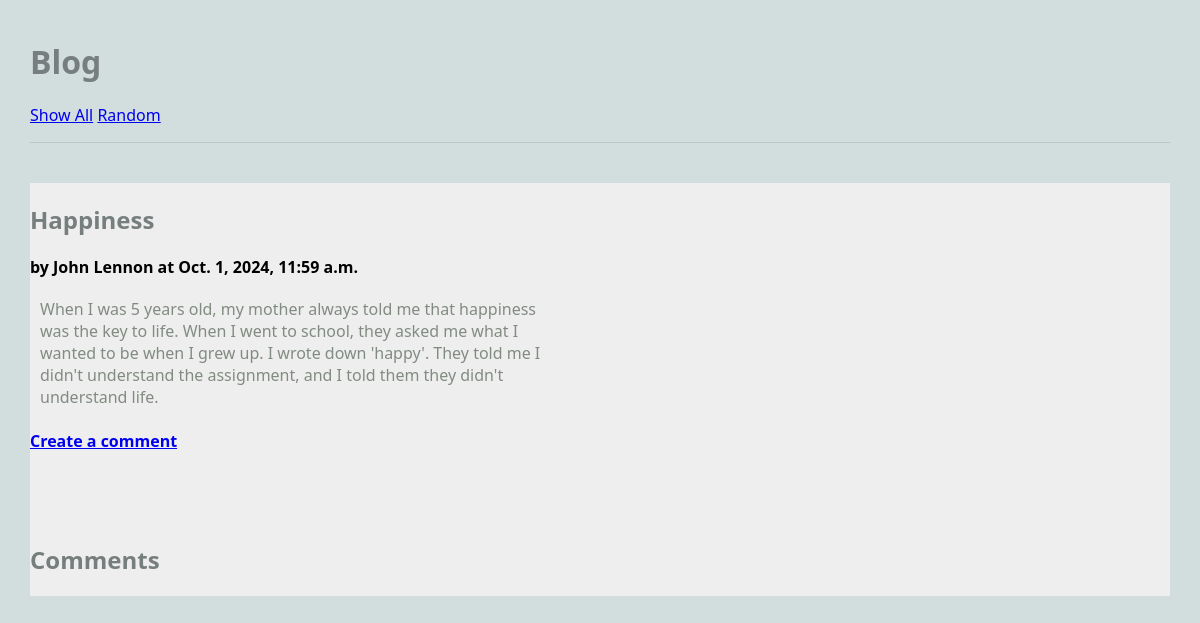
The page /blog/article/1 on the database as committed earlier.
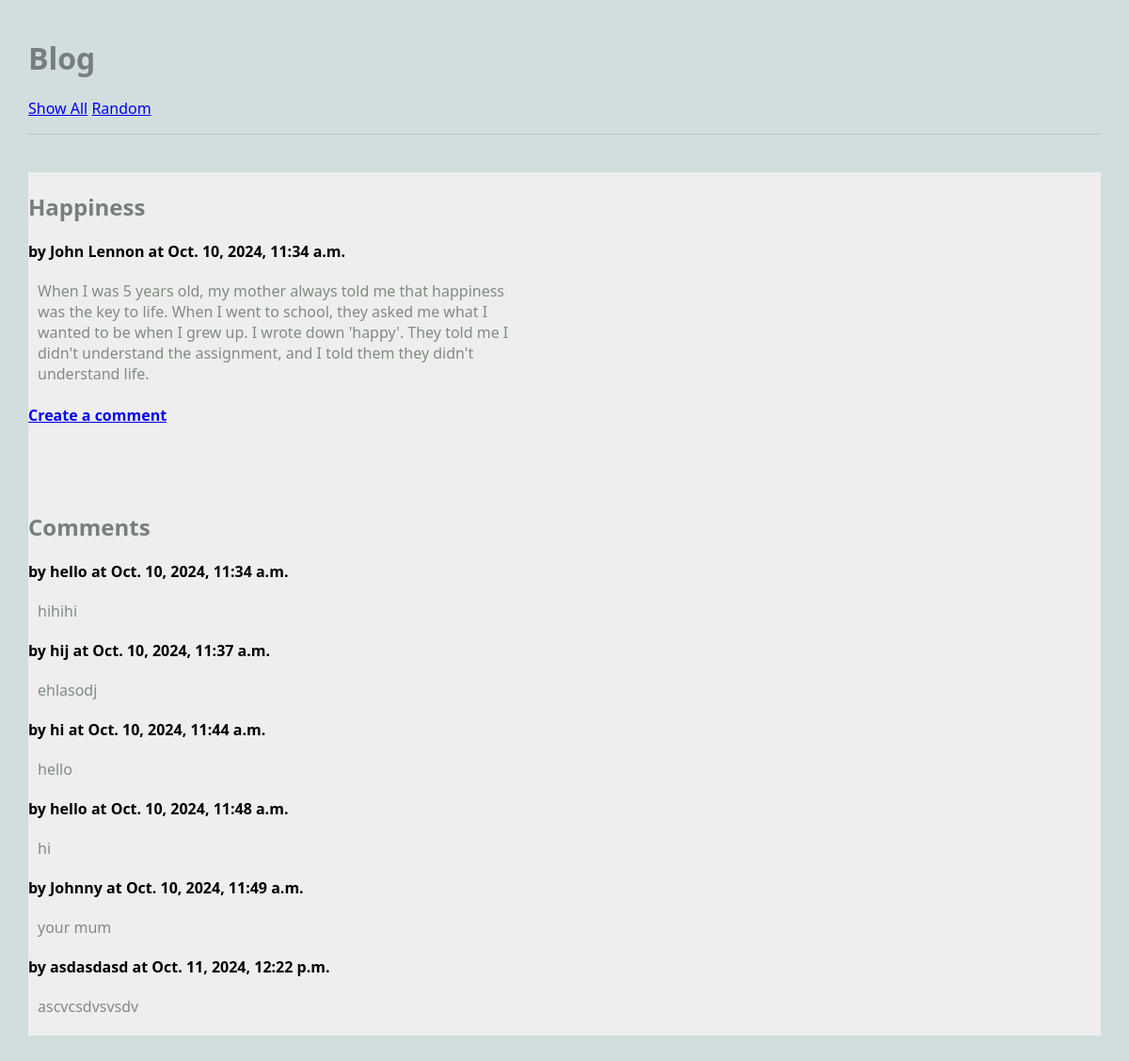
The same page on the database as committed later.
### blog/models.py (models this page shows, shortened)
class Article(models.Model):
    title = models.TextField(blank=False)
    author = models.TextField(blank=False)
    text = models.TextField(blank=False)
    published = models.DateTimeField(auto_now=True)
    def get_comments(self):
        comments = Comment.objects.filter(article=self)
        return comments

class Comment(models.Model):
    article = models.ForeignKey("Article", on_delete=models.CASCADE)
    author = models.TextField(blank=False)
    text = models.TextField(blank=False)
    published = models.DateTimeField(auto_now=True)
    def __str__(self):
        return f'{self.text}'

### blog/views.py (the view)
# urls.py: path('article/<int:pk>', views.ArticlePageView.as_view(), name='article'),
class ArticlePageView(DetailView):
    model = Article
    template_name = 'blog/article.html' ## reusing same template!!
    context_object_name = 'article'

### blog/templates/blog/article.html (shortened to what this page needs)
{% extends 'blog/base.html' %}
{% block content %}
<main class="grid-container">
    <article class="featured">
        <div>
        <h2>{{article.title}}</h2>
        <strong>by {{article.author}} at {{article.published}}</strong>
        <p>
        {{article.text}}
        </p>
        <h4>
            <a href = "{% url 'create_comment' article.pk%}">Create a comment</a> </h4>
        </div>
    </article>
    <div>
    <h2>Comments</h2>
    {% for c in article.get_comments %}
    <article>
        <div>
        <strong>by {{c.author}} at {{c.published}}</strong>
        <p>
        {{c.text}}
        </div>
    </article>
    {% endfor %}
</div>
</main>
{% endblock %}

Rows that differ between the two databases and show on the page:
changed Article "Happiness": published "Oct. 1, 2024, 11:59 a.m." → "Oct. 10, 2024, 11:34 a.m."
added Comment: author "hello", published "Oct. 10, 2024, 11:34 a.m.", text "hihihi"
added Comment: author "hij", published "Oct. 10, 2024, 11:37 a.m.", text "ehlasodj"
added Comment: author "hi", published "Oct. 10, 2024, 11:44 a.m.", text "hello"
added Comment: author "hello", published "Oct. 10, 2024, 11:48 a.m.", text "hi"
added Comment: author "Johnny", published "Oct. 10, 2024, 11:49 a.m.", text "your mum"
added Comment: author "asdasdasd", published "Oct. 11, 2024, 12:22 p.m.", text "ascvcsdvsvsdv"
